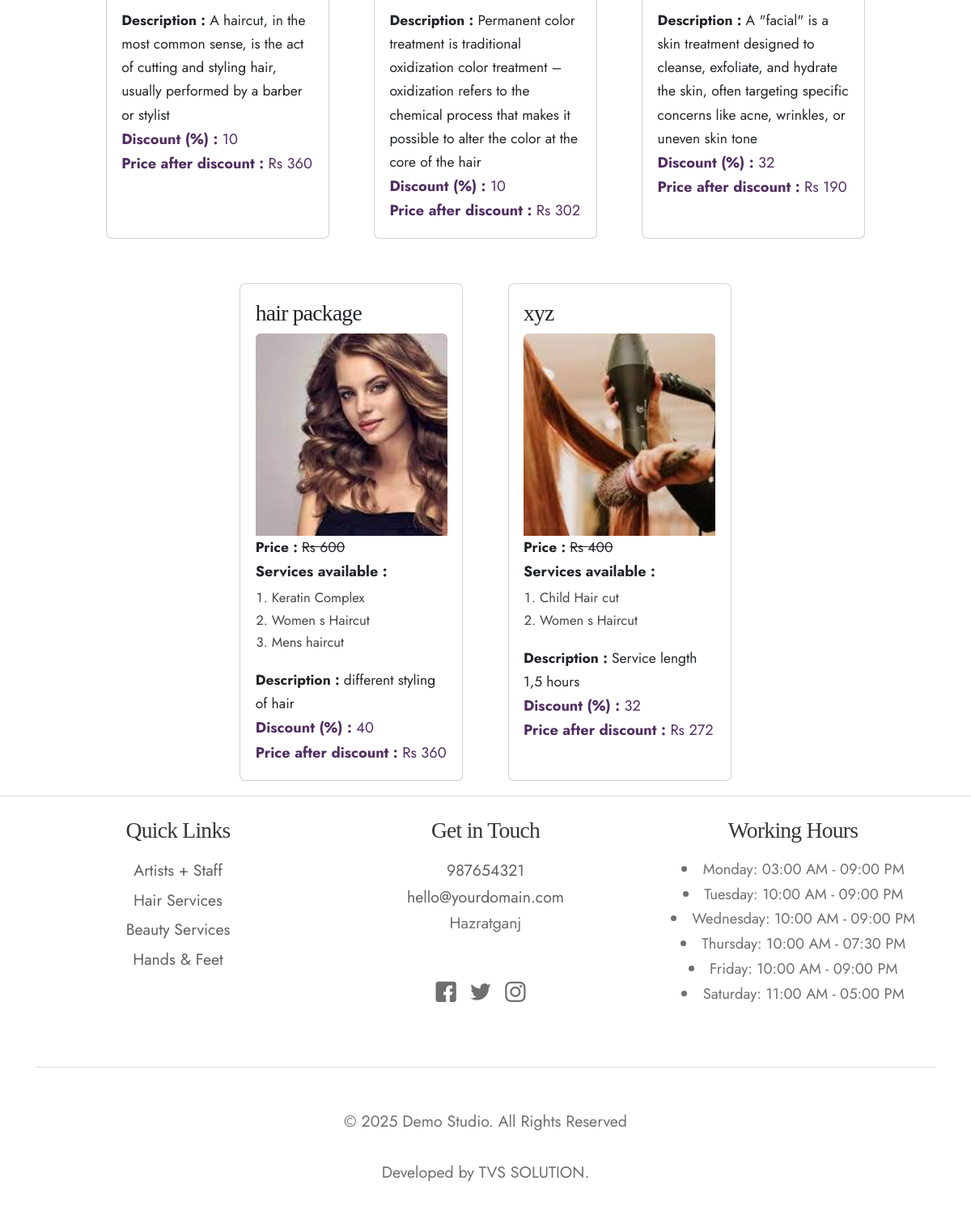
The page /package.php (lower part) on the database as committed earlier.
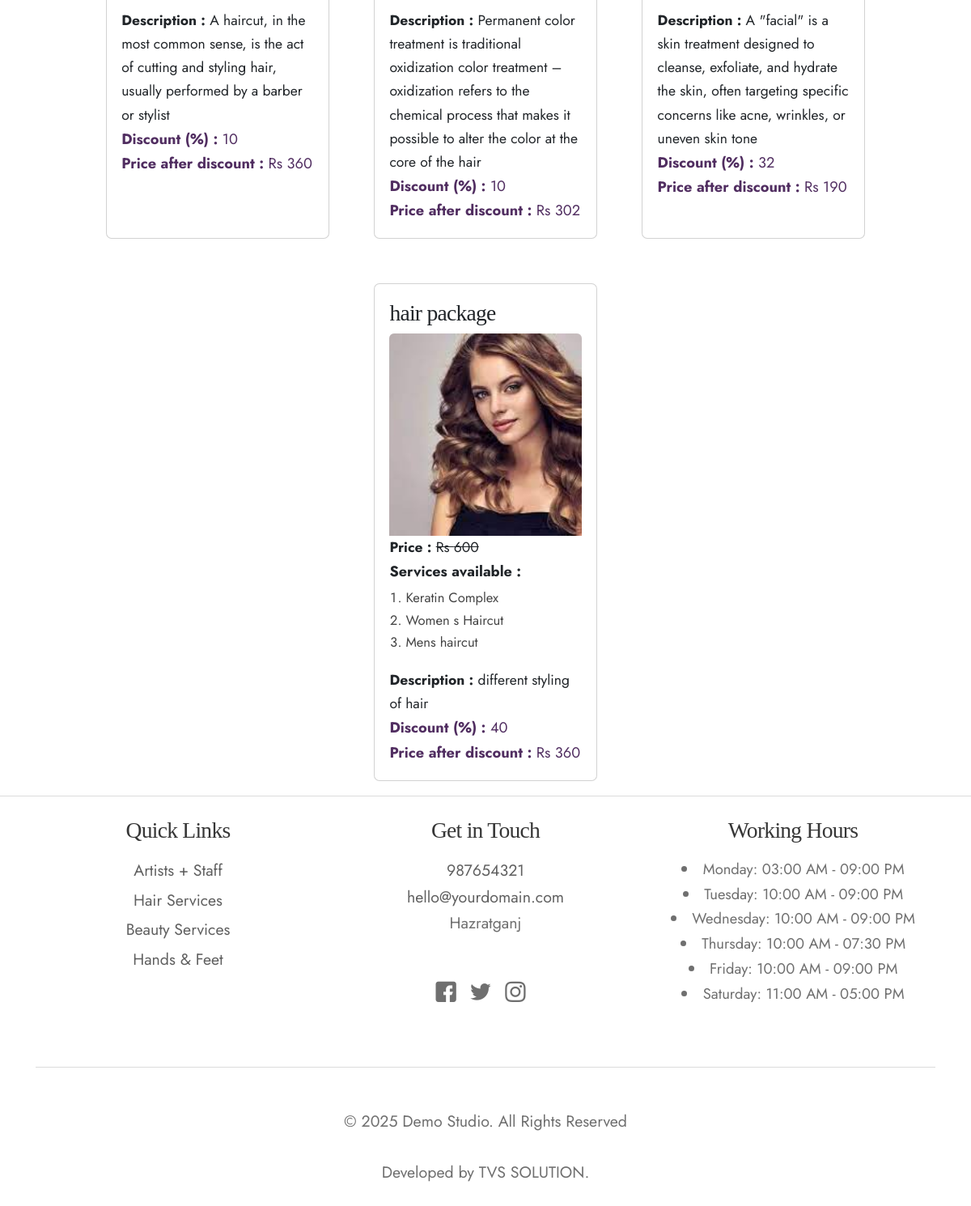
The same page on the database as committed later.
### tables this page shows
CREATE TABLE `package1` (
  `id` int(200) NOT NULL,
  `package_name` varchar(200) NOT NULL,
  `package_number` varchar(200) NOT NULL,
  `description` varchar(200) NOT NULL,
  `discount` int(200) NOT NULL,
  `file` varchar(250) NOT NULL
);

CREATE TABLE `tb_contact_us` (
  `id` int(11) NOT NULL,
  `mobile_number` bigint(10) NOT NULL,
  `address` varchar(200) NOT NULL,
  `email_us` varchar(35) NOT NULL,
  `time` varchar(200) NOT NULL,
  `Logo` varchar(200) DEFAULT NULL
);

CREATE TABLE `business_hours` (
  `id` int(11) NOT NULL,
  `day` varchar(20) NOT NULL,
  `open_time` time NOT NULL,
  `close_time` time NOT NULL
);

### package.php (the view, shortened to what this page needs)
<!doctype html>
<html lang="en">
<head>
	<link href="css/bootstrap.min.css" rel="stylesheet">
	<link href="css/flaticon.css" rel="stylesheet">
	<link href="css/menu.css" rel="stylesheet">
	<link id="effect" href="css/dropdown-effects/fade-down.css" media="all" rel="stylesheet">
	<link href="css/magnific-popup.css" rel="stylesheet">
	<link href="css/owl.carousel.min.css" rel="stylesheet">
	<link href="css/owl.theme.default.min.css" rel="stylesheet">
	<link href="css/datetimepicker.min.css" rel="stylesheet">
	<link href="css/lunar.css" rel="stylesheet">
	<link href="css/animate.css" rel="stylesheet">
	<link href="css/style.css" rel="stylesheet">
	<link href="css/responsive.css" rel="stylesheet">
</head>
<body>
	<div id="page" class="page">
			<?php include 'header-1.php'; ?>
<?php
$sql ="SELECT
    p.id AS package_id,
    p.package_name,
    p.file AS package_image,
    p.description,
    p.discount,
    GROUP_CONCAT(ps.service_name SEPARATOR ',') AS services,
    SUM(ps.price) AS total_price,
    SUM(ps.price_after_discount) AS total_price_after_discount
FROM
    package1 p
LEFT JOIN
    package_services ps
ON
    p.id = ps.package_id
GROUP BY
    p.id " ;
$result_subcategories = mysqli_query($conn, $sql);
if (mysqli_num_rows($result_subcategories) > 0) {
?>
 <div style="display: flex; flex-wrap: wrap; gap: 3 rem; justify-content: center; padding: 0 2rem;">
<?php
    while ($s = mysqli_fetch_assoc($result_subcategories)) {
			 $imagePath = "/beauty_parlour_management_system/admin2/" . $s['package_image'];
?>
        <div class="card mx-4 mt-5" style="width: 15rem; font-size: 0.875rem;" >
          <div class="card-body">
            <h5 class="card-title" style="font-size: 1.5rem;"><?php echo $s['package_name']; ?></h5>
 <img src="<?php echo $imagePath; ?>" class="card-img-top img-fluid " alt="..." style="width: 240px; height: 250px; object-fit: cover; ">
<p class="card-text " style="font-size: 0.95rem; margin: 0;"> <strong>Price : </strong> <s> Rs <?php echo $s['total_price']; ?> </s> </p>
<?php $services = explode(',', $s['services']);  ?>
    <p class="card-text" style="font-size: 0.98rem; margin: 0;">
        <strong>Services available :</strong>
    </p>
    <ol style="padding-left: 20px; margin-top: 4px; font-size: 0.9rem; color: #444;">
        <?php foreach ($services as $service): ?>
            <li><?php echo htmlspecialchars($service); ?></li>
        <?php endforeach; ?>
    </ol>
<p class="card-text" style="font-size: 0.95rem; margin: 0;"> <strong>Description : </strong> <?php echo $s['description']; ?> </p>
<p class="card-text" style="font-size: 0.99rem; margin: 0; color:rgb(81, 46, 97);"> <strong>Discount (%) : </strong> <?php echo $s['discount']; ?> </p>
<p class="card-text" style="font-size: 0.99rem; margin: 0; color:rgb(81, 46, 97);  "><strong>Price after discount : </strong> Rs <?php echo $s['total_price_after_discount']; ?> </p>
          </div>
        </div>
<?php
    }
?>
    </div>
<?php
}
?>
			<?php include 'footer.php'; ?>
	</div>
</body>
</html>

### footer.php (shortened to what this page needs)
	<?php
include 'db_connection.php';
$sql = "SELECT * FROM tb_contact_us";
$result = mysqli_query($conn, $sql);
if (mysqli_num_rows($result) > 0) {
    while ($row = mysqli_fetch_assoc($result)) {
$mobile = $row['mobile_number'];
$address = $row['address'];
$email_us = $row['email_us'];
    }
} else {
    echo "<p>No record found.</p>";
}
?>
<hr>
			<footer id="footer-3" class="pt-2 footer division">
				<div class="container text-center">
					<div class="row">
						<div class="col-sm-6 col-lg-4">
							<div class="footer-contacts">
								<h5 class="h5-md">Quick Links</h5>
								<p><a href="team1.php">Artists + Staff</a></p>
								<p><a href="pprice.php?c_id=1">Hair Services</a></p>
								<p><a href="pprice.php?c_id=2">Beauty Services</a></p>
								<p><a href="pprice.php?c_id=3">Hands & Feet</a></p>
							</div>
						</div>
						<div class="col-sm-6 col-lg-4">
							<div class="footer-info">
								<h5 class="h5-md">Get in Touch</h5>
								<p class="footer-phone"><a href="tel:123456789"><?php echo $mobile; ?></a></p>
								<p class="footer-email"><a href="mailto:yourdomain@mail.com"><?php echo $email_us ; ?></a></p>
								<p class="footer-address"><?php echo nl2br($address); ?><br>
									</p>
								<ul class="foo-socials ico-20 text-center clearfix">
									<li><a href="#" class="ico-facebook"><span class="flaticon-facebook"></span></a></li>
									<li><a href="#" class="ico-twitter"><span class="flaticon-twitter"></span></a></li>
									<li><a href="#" class="ico-youtube"><span class="flaticon-instagram"></span></a></li>
								</ul>
							</div>
						</div>
						<div class="col-sm-6 col-lg-4">
							<div class="footer-info">
								<h5 class="h5-md">Working Hours</h5>
								<?php
$sql = "SELECT day, TIME_FORMAT(open_time, '%h:%i %p') AS open_time, TIME_FORMAT(close_time, '%h:%i %p') AS close_time FROM business_hours";
$result1 = mysqli_query($conn, $sql);
							while ($row = mysqli_fetch_assoc($result1)) {
    echo "<li>" . $row['day'] . ": " . $row['open_time'] . " - " . $row['close_time'] . "</li>";
}
?>
							</div>
						</div>
					</div>
					<hr>
					<div class="bottom-footer">
						<div class="row">
							<div class="col">
								<div class="footer-copyright"><p>&copy; 2025 Demo Studio. All Rights Reserved</p>
								<br>
							<p>Developed by <a href="https://tvssolution.in/">TVS SOLUTION.</a></p>
							</div>
							</div>
						</div>
					</div>
				</div>
			</footer>

### footer.php (style rules this page uses)
.footer-address { white-space: pre-line; word-wrap: break-word; }

Rows that differ between the two databases and show on the page:
removed package1: package_name "xyz", file (picture), total_price "400", service "Child Hair cut", service "Women s Haircut", description "Service length 1,5 hours", discount "32", total_price_after_discount "272"
